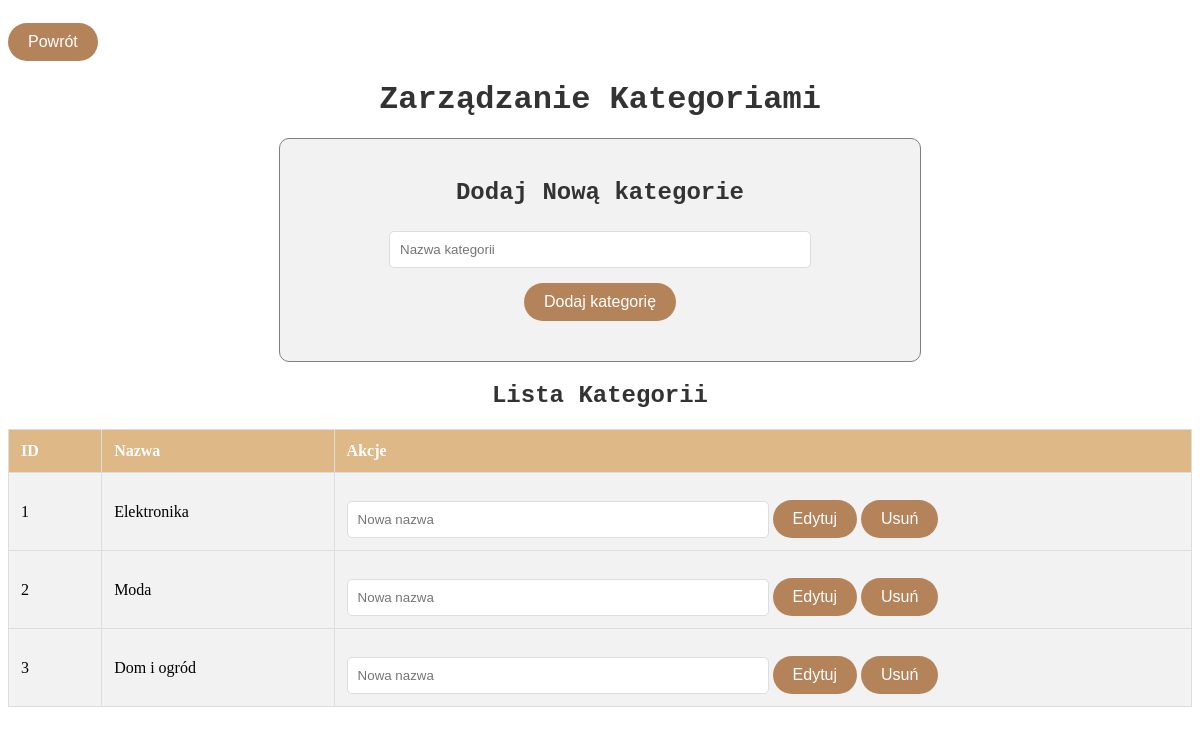
The app's page /categories.php, older data.
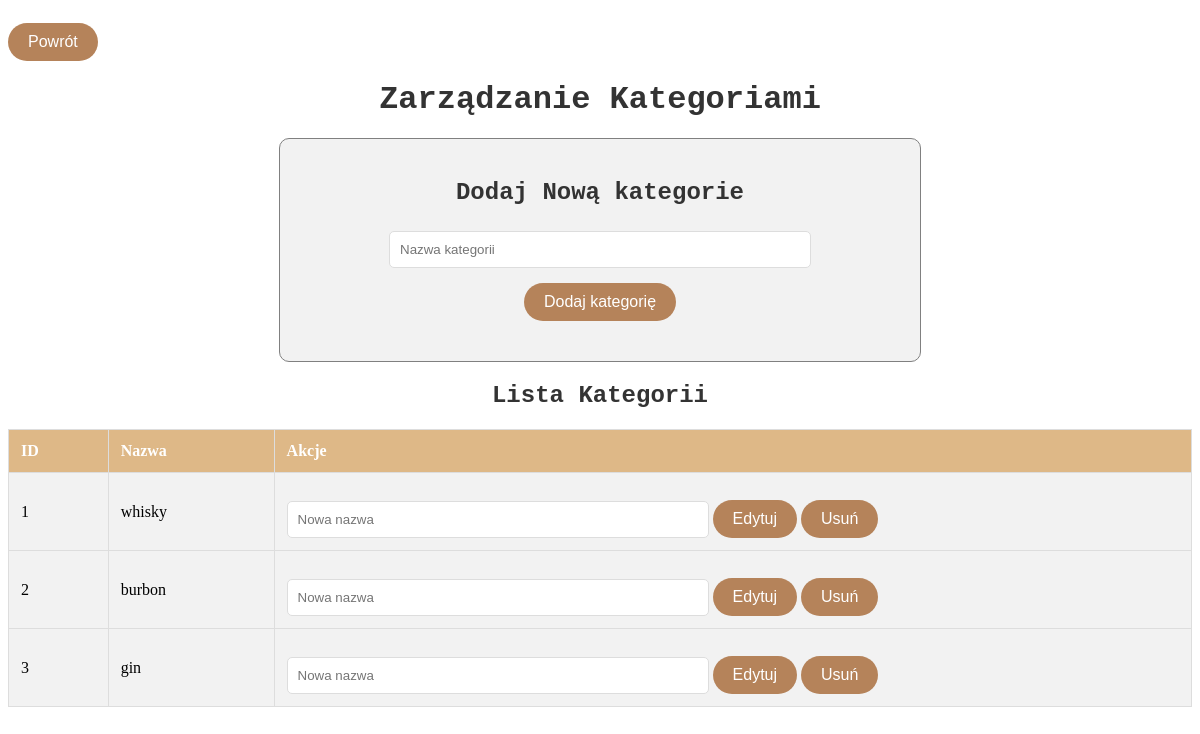
The same page, newer data.
### tables this page shows
CREATE TABLE `categories` (
  `id` int(11) NOT NULL,
  `name` varchar(50) NOT NULL
);

### categories.php (the view, shortened to what this page needs)
<?php
include('database.php');
$stmt = $pdo->query("SELECT * FROM categories");
$categories = $stmt->fetchAll(PDO::FETCH_ASSOC);
?>
<!DOCTYPE html>
<html lang="pl">
<head>
    <link rel="stylesheet" href="styling.css">
</head>
<body>
<button class="przenies" onclick="window.location.href='admin.php'">Powrót</button>
    <h1>Zarządzanie Kategoriami</h1>
    <div class="form-container">
    <h2>Dodaj Nową kategorie</h2>
    <form action="categories.php" method="POST">
        <input type="text" name="category_name" placeholder="Nazwa kategorii" required>
        <button type="submit" name="add_category">Dodaj kategorię</button>
    </form>
</div>
    <h2>Lista Kategorii</h2>
    <table>
        <tr>
            <th>ID</th>
            <th>Nazwa</th>
            <th>Akcje</th>
        </tr>
        <?php foreach ($categories as $category): ?>
            <tr>
                <td><?php echo htmlspecialchars($category['id']); ?></td>
                <td><?php echo htmlspecialchars($category['name']); ?></td>
                <td>
                    <form action="categories.php" method="POST" style="display:inline;">
                        <input type="text" name="new_name" placeholder="Nowa nazwa" required>
                        <button type="submit" name="edit_category">Edytuj</button>
                    </form>
                    <form action="categories.php" method="POST" style="display:inline;">
                        <button type="submit" name="delete_category" onclick="return confirm('Czy na pewno chcesz usunąć tę kategorię?')">Usuń</button>
                    </form>
                </td>
            </tr>
        <?php endforeach; ?>
    </table>
</body>
</html>

Row changes from the older to the newer data that the page shows:
changed categories id 1: name "Elektronika" → "whisky"
changed categories id 2: name "Moda" → "burbon"
changed categories id 3: name "Dom i ogród" → "gin"
